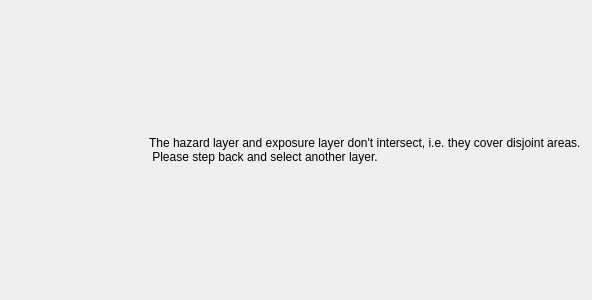
<?xml version="1.0" encoding="UTF-8"?>
<ui version="4.0">
 <class>pgFcDisJointLayers</class>
 <widget class="QWidget" name="pgFcDisJointLayers">
  <property name="geometry">
   <rect>
    <x>0</x>
    <y>0</y>
    <width>400</width>
    <height>300</height>
   </rect>
  </property>
  <property name="sizePolicy">
   <sizepolicy hsizetype="MinimumExpanding" vsizetype="MinimumExpanding">
    <horstretch>0</horstretch>
    <verstretch>0</verstretch>
   </sizepolicy>
  </property>
  <layout class="QVBoxLayout" name="verticalLayout_15">
   <item>
    <layout class="QHBoxLayout" name="horizontalLayout_5">
     <item>
      <widget class="QLabel" name="lblIconDisjoint_1">
       <property name="sizePolicy">
        <sizepolicy hsizetype="Fixed" vsizetype="Fixed">
         <horstretch>0</horstretch>
         <verstretch>0</verstretch>
        </sizepolicy>
       </property>
       <property name="minimumSize">
        <size>
         <width>132</width>
         <height>132</height>
        </size>
       </property>
       <property name="maximumSize">
        <size>
         <width>132</width>
         <height>132</height>
        </size>
       </property>
       <property name="text">
        <string/>
       </property>
       <property name="pixmap">
        <pixmap>../../../resources/img/wizard/icon-stop.svg</pixmap>
       </property>
       <property name="scaledContents">
        <bool>true</bool>
       </property>
       <property name="alignment">
        <set>Qt::AlignCenter</set>
       </property>
       <property name="wordWrap">
        <bool>true</bool>
       </property>
      </widget>
     </item>
     <item>
      <widget class="QLabel" name="lblDisjointLayers">
       <property name="styleSheet">
        <string notr="true">font: 11pt &quot;Ubuntu&quot;;</string>
       </property>
       <property name="text">
        <string>The hazard layer and exposure layer don't intersect, i.e. they cover disjoint areas.
 Please step back and select another layer.</string>
       </property>
      </widget>
     </item>
    </layout>
   </item>
  </layout>
 </widget>
 <resources/>
 <connections/>
</ui>
